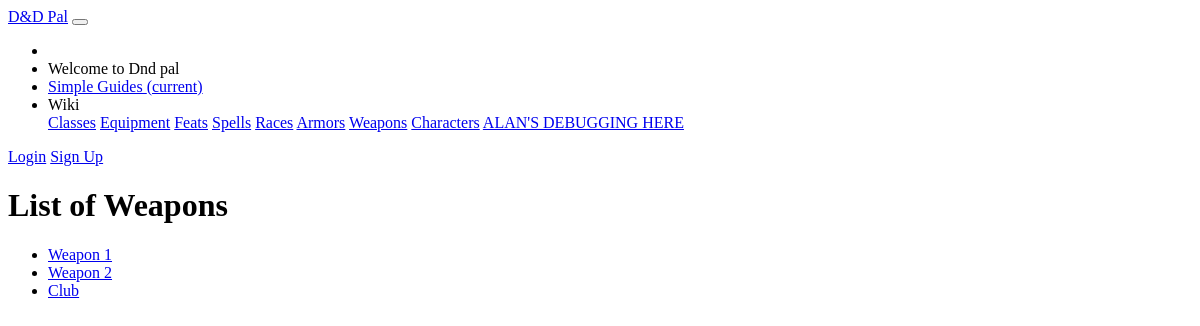
Before: /dndpal/weapons/ with the older database file.
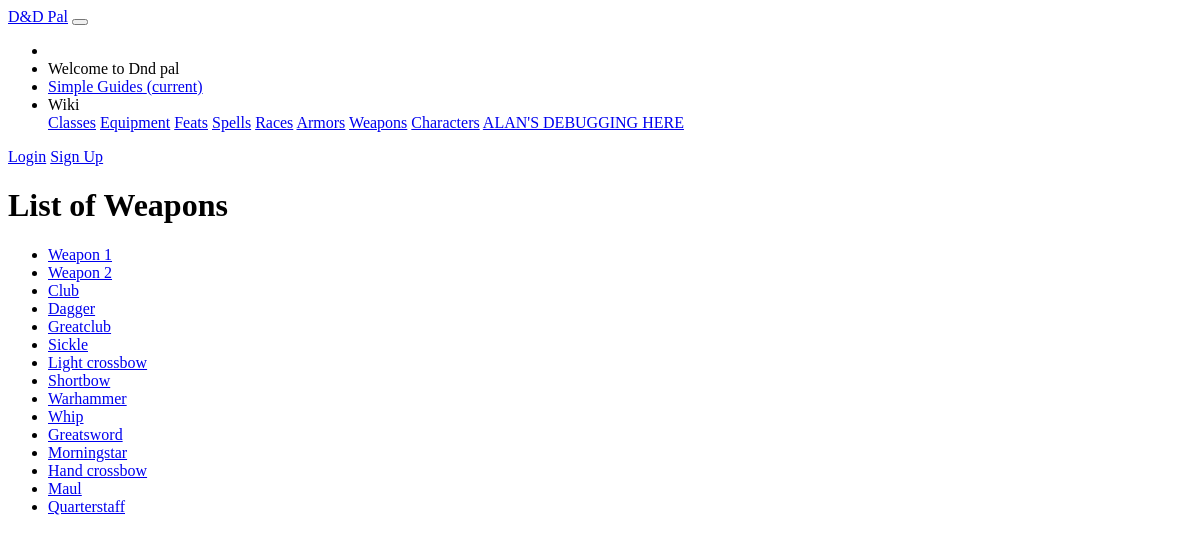
After: the same page with the newer database file.
### dndpal/models.py (models this page shows)
class Weapon(models.Model):
    name = models.CharField(default = '', primary_key = True, max_length = 100, help_text = "Enter the name of this weapon")
    gold = models.IntegerField(default=0, help_text="Enter the gold-price component for this weapon")
    silver = models.IntegerField(default=0, help_text="Enter the silver-price component for this weapon")
    copper = models.IntegerField(default=0, help_text="Enter the copper-price component for this weapon")
    damage = models.CharField(default = "", max_length = 10000, help_text = "Enter the damage die of this weapon")
    DAMAGE_TYPE_CHOICES = (
        ('ac', 'Acid'),
        ('bl', 'Bludgeoning'),
        ('co', 'Cold'),
        ('fi', 'Fire'),
        ('fo', 'Force'),
        ('li', 'Lightning'),
        ('ne', 'Necrotic'),
        ('pi', 'Piercing'),
        ('po', 'Poisoning'),
        ('ps', 'Psychic'),
        ('ra', 'Radiant'),
        ('sl', 'Slashing'),
        ('th', 'Thunder'),
    )
    damage_type = models.CharField(max_length = 2, choices = DAMAGE_TYPE_CHOICES, default = 'ab')
    range = models.CharField(default = "", max_length = 10000, help_text = "Enter the range of the weapon.")
    weight = models.SmallIntegerField(default= 0, help_text="Enter the weight for this item in pounds.")
    weapon_type = models.CharField(default = "", max_length = 10000, help_text = "Enter the weapon category of the weapon. IE: Simple, Martial, etc.")
    properties = models.CharField(default = '', max_length = 1000, help_text = "Enter the properties of this weapon in a comma separated list.")
    def get_absolute_url(self):
        return reverse('weapon-detail', args=[str(self.name)])

### dndpal/views.py (the view)
# urls.py: path('weapons/', views.WeaponListView.as_view(), name='weapons'),
class WeaponListView(generic.ListView):
    model = Weapon

### dndpal/templates/dndpal/weapon_list.html
{% extends "base_generic.html" %}
{% block content %}
<main role="main" class="container">
    <div class="container card p-5" style="margin-top:10px;">
        <h1>List of Weapons</h1>
        {% if weapon_list %}
        <ul>
            {% for weapon in weapon_list %}
            <li>
                <a href="{{ weapon.get_absolute_url }}">{{ weapon.name }}</a>
            </li>
            {% endfor %}
        </ul>
        {% else %}
        <p>There are no weapons in the wiki.</p>
        {% endif %}
    </div>
</main>
{% endblock %}

### dndpal/templates/base_generic.html (shortened to what this page needs)
<!DOCTYPE html>
<html lang="en">
<head>
    <link rel="stylesheet" href="https://unpkg.com/bootstrap-material-design@4.1.1/dist/css/bootstrap-material-design.min.css">
    {% load static %}
    <link rel="stylesheet" href="{% static 'css/global_styles.css' %}">
</head>
<body>
<nav class="navbar navbar-expand-lg navbar-dark bg-dark">
    <a class="navbar-brand" href="{% url 'home' %}">D&amp;D Pal</a>
    <button class="navbar-toggler" type="button" data-toggle="collapse" data-target="#navbarColor01" aria-controls="navbarColor01" aria-expanded="false" aria-label="Toggle navigation">
    </button>
    <div class="collapse navbar-collapse" id="navbarColor01">
      <ul class="navbar-nav mr-auto">
        <li class="nav-item">
      {% if user.is_authenticated %}
          <span class="navbar-text">
            Welcome {{ user.get_username }}
          </span>
        </li>
        <li class="nav-item active">
          <a class="nav-link" href="{% url 'my-characters' %}">Characters <span class="sr-only">(current)</span></a>
        </li>
      {% else %}
        <li class="nav-item">
          <span class="navbar-text">
            Welcome to Dnd pal
          </span>
        </li>
      {% endif %}
        <li class="nav-item active">
            <a class="nav-link" href="{% url 'simple' %}">Simple Guides  <span class="sr-only">(current)</span></a>
        </li>
        <li class="nav-item dropdown">
            <a class="nav-link dropdown-toggle text-white" id="navbarDropdownMenuLink" data-toggle="dropdown" aria-haspopup="true" aria-expanded="false">Wiki</a>
            <div class="dropdown-menu dropdown-primary" aria-labelledby="navbarDropdownMenuLink">
                <a class="dropdown-item" href="{% url 'classes' %}">Classes</a>
                <a class="dropdown-item" href="{% url 'equipment' %}">Equipment</a>
                <a class="dropdown-item" href="#">Feats</a>
                <a class="dropdown-item" href="{% url 'spells' %}">Spells</a>
                <a class="dropdown-item" href="{% url 'races' %}">Races</a>
                <a class="dropdown-item" href="{% url 'armors' %}">Armors</a>
                <a class="dropdown-item" href="{% url 'weapons' %}">Weapons</a>
                <a class="dropdown-item" href="{% url 'my-characters' %}">Characters</a>
                <a class="dropdown-item" href="{% url 'alan' %}">ALAN'S DEBUGGING HERE</a>
            </div>
        </li>
      </ul>
      {% if user.is_authenticated %}
      <a class="btn btn-light" href="{% url 'logout'%}?next={{request.path}}" role="button">Logout</a>
      {% else %}
      <a class="btn btn-light" href="{% url 'login'%}?next={{request.path}}" role="button">Login</a>
      <a class="btn btn-light" href="{% url 'signup'%}?next={{request.path}}" role="button">Sign Up</a>
      {% endif %}
    </div>
  </nav>
{% block content %}{% endblock %}
 </body>
</html>

Changed rows visible on the page:
added Weapon: name "Dagger"
added Weapon: name "Greatclub"
added Weapon: name "Sickle"
added Weapon: name "Light crossbow"
added Weapon: name "Shortbow"
added Weapon: name "Warhammer"
added Weapon: name "Whip"
added Weapon: name "Greatsword"
added Weapon: name "Morningstar"
added Weapon: name "Hand crossbow"
added Weapon: name "Maul"
added Weapon: name "Quarterstaff"
